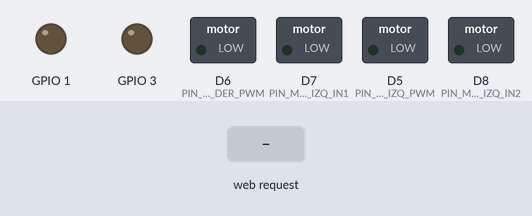
This sketch was run on a simulated ESP8266 (Wemos D1 mini). On the bench: switched loads named in the sketch (green lamp = pin HIGH), output pins drawn as LEDs (lit = HIGH). The inputs (shaded band) are chosen by the test bench.

Above: at 1.2 s.
1.3 s: HTTP request GET /cmd?l=120&r=120 received
At 1.53 s:
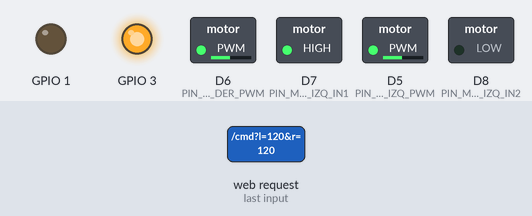
Timing chart, 0 to 4.3 s (numbered marks = the images above; inputs shaded):
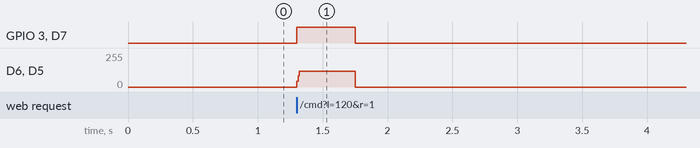

The sketch:

ToritoRC_Arduino.ino
```cpp
#include <Arduino.h>
#include <ESP8266WiFi.h>
#include <ESP8266WebServer.h>
#include <DNSServer.h>

// ============================================================
// AUTITO RC - Wemos D1 Mini ESP8266 + L298N
// Control exclusivo mediante joystick web
// Red Wi-Fi: autito-rc
// Clave:     12345678
// Web:       http://192.168.4.1
// ============================================================

#define PIN_MOTOR_IZQ_PWM  D5  // GPIO14 - ENA
#define PIN_MOTOR_DER_PWM  D6  // GPIO12 - ENB
#define PIN_MOTOR_IZQ_IN1  D7  // GPIO13 - IN1
#define PIN_MOTOR_IZQ_IN2  D8  // GPIO15 - IN2
#define PIN_MOTOR_DER_IN3  RX  // GPIO3  - IN3
#define PIN_MOTOR_DER_IN4  TX  // GPIO1  - IN4

const char* AP_SSID = "autito-rc";
const char* AP_PASSWORD = "12345678";

IPAddress apIP(192, 168, 4, 1);
IPAddress gateway(192, 168, 4, 1);
IPAddress subnet(255, 255, 255, 0);

DNSServer dnsServer;
ESP8266WebServer server(80);

constexpr uint16_t DNS_PORT = 53;
constexpr uint32_t COMMAND_TIMEOUT_MS = 450;
constexpr uint32_t RAMP_INTERVAL_MS = 10;
constexpr int PWM_MAX = 255;
constexpr int RAMP_STEP = 42;  // Aceleración rápida: 0 -> 255 en unos 60 ms.

int targetLeft = 0;
int targetRight = 0;
int currentLeft = 0;
int currentRight = 0;
uint32_t lastCommandMs = 0;
uint32_t lastRampMs = 0;
bool commandActive = false;

const char INDEX_HTML[] PROGMEM = R"rawliteral(
<!doctype html>
<html lang="es">
<head>
  <meta charset="utf-8">
  <meta name="viewport" content="width=device-width,initial-scale=1,maximum-scale=1,user-scalable=no,viewport-fit=cover">
  <meta name="theme-color" content="#07111f">
  <title>Autito RC</title>
  <style>
    :root {
      --bg1:#06101d;
      --bg2:#102b49;
      --glass:rgba(255,255,255,.085);
      --line:rgba(255,255,255,.14);
      --text:#f7fbff;
      --muted:#9cb3ca;
      --cyan:#48ddff;
      --blue:#4e73ff;
      --green:#48e6aa;
      --danger:#ff6079;
    }

    * { box-sizing:border-box; -webkit-tap-highlight-color:transparent; }
    html,body { margin:0; width:100%; height:100%; overflow:hidden; overscroll-behavior:none; }
    body {
      font-family:Inter,system-ui,-apple-system,"Segoe UI",sans-serif;
      color:var(--text);
      background:
        radial-gradient(circle at 10% 5%,rgba(72,221,255,.20),transparent 30%),
        radial-gradient(circle at 92% 92%,rgba(78,115,255,.24),transparent 34%),
        linear-gradient(145deg,var(--bg1),var(--bg2));
      user-select:none;
      touch-action:none;
    }

    body::before {
      content:"";
      position:fixed;
      inset:-45%;
      background:conic-gradient(from 20deg,transparent,rgba(72,221,255,.075),transparent 30%);
      animation:spin 17s linear infinite;
      pointer-events:none;
    }
    @keyframes spin { to { transform:rotate(360deg); } }

    .app {
      position:relative;
      z-index:1;
      width:min(100%,520px);
      height:100dvh;
      margin:auto;
      padding:max(17px,env(safe-area-inset-top)) 18px max(17px,env(safe-area-inset-bottom));
      display:flex;
      flex-direction:column;
      gap:14px;
    }

    header { display:flex; align-items:center; justify-content:space-between; }
    .brand { display:flex; align-items:center; gap:11px; }
    .logo {
      width:46px; height:46px; border-radius:15px;
      display:grid; place-items:center; font-size:23px;
      background:linear-gradient(145deg,rgba(72,221,255,.27),rgba(78,115,255,.18));
      border:1px solid rgba(255,255,255,.18);
      box-shadow:0 12px 30px rgba(72,221,255,.13),inset 0 1px rgba(255,255,255,.2);
    }
    h1 { margin:0; font-size:19px; line-height:1; letter-spacing:.2px; }
    .subtitle { margin-top:5px; color:var(--muted); font-size:12px; }
    .connection {
      display:flex; align-items:center; gap:7px;
      padding:8px 10px; border-radius:999px;
      color:var(--muted); font-size:12px;
      background:var(--glass); border:1px solid var(--line);
    }
    .dot { width:8px; height:8px; border-radius:50%; background:var(--green); box-shadow:0 0 14px var(--green); }
    .dot.off { background:var(--danger); box-shadow:0 0 14px var(--danger); }

    .panel {
      flex:1; min-height:0;
      display:flex; flex-direction:column;
      padding:16px;
      border-radius:29px;
      background:linear-gradient(145deg,rgba(255,255,255,.105),rgba(255,255,255,.042));
      border:1px solid var(--line);
      box-shadow:0 24px 70px rgba(0,0,0,.38),inset 0 1px rgba(255,255,255,.11);
      backdrop-filter:blur(18px);
    }

    .title-row { display:flex; align-items:center; justify-content:space-between; padding:1px 3px 9px; }
    .mode-title { font-size:14px; font-weight:800; }
    .badge {
      padding:6px 9px; border-radius:999px;
      color:var(--cyan); font-size:10px; font-weight:800; letter-spacing:.7px;
      background:rgba(72,221,255,.08); border:1px solid rgba(72,221,255,.18);
    }

    .joystick-stage { flex:1; min-height:0; display:grid; place-items:center; }
    .joystick {
      position:relative;
      width:min(72vw,300px); height:min(72vw,300px);
      max-width:300px; max-height:300px;
      border-radius:50%;
      background:
        radial-gradient(circle at center,rgba(72,221,255,.13),rgba(0,0,0,.14) 62%),
        linear-gradient(145deg,rgba(255,255,255,.085),rgba(255,255,255,.018));
      border:1px solid rgba(255,255,255,.15);
      box-shadow:inset 0 0 42px rgba(0,0,0,.34),0 26px 58px rgba(0,0,0,.27);
      touch-action:none;
    }
    .joystick::before,.joystick::after { content:""; position:absolute; opacity:.19; }
    .joystick::before { left:12%; right:12%; top:50%; height:1px; background:white; }
    .joystick::after { top:12%; bottom:12%; left:50%; width:1px; background:white; }

    .ring {
      position:absolute; inset:18%; border-radius:50%;
      border:1px dashed rgba(255,255,255,.14);
      pointer-events:none;
    }
    .dir { position:absolute; color:rgba(255,255,255,.29); font-size:19px; font-weight:900; pointer-events:none; }
    .dir.up { top:16px; left:50%; transform:translateX(-50%); }
    .dir.down { bottom:16px; left:50%; transform:translateX(-50%); }
    .dir.left { left:18px; top:50%; transform:translateY(-50%); }
    .dir.right { right:18px; top:50%; transform:translateY(-50%); }

    .stick {
      position:absolute; left:50%; top:50%;
      width:96px; height:96px; margin:-48px;
      border-radius:50%;
      display:grid; place-items:center;
      font-size:23px;
      color:white;
      background:linear-gradient(145deg,rgba(104,232,255,.98),rgba(65,91,255,.98));
      border:2px solid rgba(255,255,255,.43);
      box-shadow:0 14px 32px rgba(17,94,205,.46),inset 0 5px 15px rgba(255,255,255,.27);
      transition:transform .08s ease-out;
      pointer-events:none;
    }
    .stick.dragging { transition:none; }

    .readout { display:grid; grid-template-columns:1fr auto 1fr; gap:10px; align-items:center; }
    .metric {
      padding:11px 12px; border-radius:15px;
      background:rgba(0,0,0,.16); border:1px solid rgba(255,255,255,.08);
    }
    .metric:last-child { text-align:right; }
    .metric small { display:block; color:var(--muted); font-size:10px; text-transform:uppercase; letter-spacing:.8px; }
    .metric strong { font-size:17px; }

    .speed-ring {
      position:relative;
      width:74px; height:74px; border-radius:50%;
      display:grid; place-items:center;
      background:conic-gradient(var(--cyan) var(--speed,0%),rgba(255,255,255,.08) 0);
      box-shadow:0 0 24px rgba(72,221,255,.13);
    }
    .speed-ring::before { content:""; position:absolute; width:58px; height:58px; border-radius:50%; background:#10243b; }
    .speed-ring span { position:relative; font-size:13px; font-weight:850; }

    .hint { margin:11px 4px 0; color:var(--muted); font-size:11px; line-height:1.45; text-align:center; }
    .footer { display:flex; justify-content:center; align-items:center; gap:8px; color:var(--muted); font-size:11px; }
    .mini-dot { width:6px; height:6px; border-radius:50%; background:var(--green); }

    @media (max-height:680px) {
      .app { padding-top:10px; padding-bottom:10px; gap:9px; }
      .panel { padding:12px; border-radius:24px; }
      .joystick { width:230px; height:230px; }
      .stick { width:82px; height:82px; margin:-41px; }
      .title-row { padding-bottom:3px; }
    }
  </style>
</head>
<body>
  <main class="app">
    <header>
      <div class="brand">
        <div class="logo">🏎️</div>
        <div>
          <h1>Autito RC</h1>
          <div class="subtitle">Control Wi-Fi directo</div>
        </div>
      </div>
      <div class="connection"><span id="netDot" class="dot"></span><span id="netText">Conectado</span></div>
    </header>

    <section class="panel">
      <div class="title-row">
        <span class="mode-title">Joystick proporcional</span>
        <span class="badge">MODO TANQUE</span>
      </div>

      <div class="joystick-stage">
        <div id="joystick" class="joystick">
          <div class="ring"></div>
          <span class="dir up">▲</span>
          <span class="dir down">▼</span>
          <span class="dir left">◀</span>
          <span class="dir right">▶</span>
          <div id="stick" class="stick">✦</div>
        </div>
      </div>

      <div class="readout">
        <div class="metric"><small>Movimiento</small><strong id="movement">Detenido</strong></div>
        <div id="speedRing" class="speed-ring"><span id="speedText">0%</span></div>
        <div class="metric"><small>Potencia</small><strong id="power">0</strong></div>
      </div>

      <div class="hint">Arrastra el control en una dirección. Al soltarlo, el auto se detiene inmediatamente.</div>
    </section>

    <div class="footer"><span class="mini-dot"></span> Parada automática activa si se pierde la señal</div>
  </main>

<script>
(() => {
  'use strict';

  const MAX_PWM = 255;
  const SEND_INTERVAL_MS = 80;
  const JOYSTICK_DEADZONE = 0.08;

  let desiredLeft = 0;
  let desiredRight = 0;
  let lastSentLeft = null;
  let lastSentRight = null;
  let requestPending = false;
  let joyPointer = null;

  const $ = id => document.getElementById(id);
  const joystick = $('joystick');
  const stick = $('stick');
  const clamp = (v,min,max) => Math.max(min,Math.min(max,v));

  function setNetwork(ok) {
    $('netDot').classList.toggle('off',!ok);
    $('netText').textContent = ok ? 'Conectado' : 'Sin señal';
  }

  function movementLabel(throttle,turn) {
    if (Math.abs(throttle) < .02 && Math.abs(turn) < .02) return 'Detenido';
    if (Math.abs(throttle) >= Math.abs(turn)) return throttle > 0 ? 'Adelante' : 'Atrás';
    return turn > 0 ? 'Derecha' : 'Izquierda';
  }

  function updateReadout(throttle,turn) {
    const intensity = Math.round(Math.max(Math.abs(throttle),Math.abs(turn)) * 100);
    $('movement').textContent = movementLabel(throttle,turn);
    $('power').textContent = Math.round(intensity * MAX_PWM / 100);
    $('speedText').textContent = intensity + '%';
    $('speedRing').style.setProperty('--speed',intensity + '%');
  }

  function driveFromAxes(throttle,turn) {
    throttle = clamp(throttle,-1,1);
    turn = clamp(turn,-1,1);

    if (Math.abs(throttle) < JOYSTICK_DEADZONE) throttle = 0;
    if (Math.abs(turn) < JOYSTICK_DEADZONE) turn = 0;

    // No se permiten diagonales: se conserva solamente el eje dominante.
    if (Math.abs(throttle) >= Math.abs(turn)) turn = 0;
    else throttle = 0;

    let left = 0;
    let right = 0;

    if (throttle !== 0) {
      // Adelante/atrás invertidos respecto a la versión anterior.
      // Empujar hacia arriba sigue mostrando "Adelante", pero invierte
      // la polaridad de ambos motores para corregir su orientación física.
      left = -throttle;
      right = -throttle;
    } else if (turn !== 0) {
      // Giro tipo tanque. Se mantiene igual que en la versión anterior.
      left = turn;
      right = -turn;
    }

    desiredLeft = Math.round(left * MAX_PWM);
    desiredRight = Math.round(right * MAX_PWM);
    updateReadout(throttle,turn);
  }

  function stopNow() {
    desiredLeft = 0;
    desiredRight = 0;
    updateReadout(0,0);
    fetch('/stop',{cache:'no-store',keepalive:true}).catch(() => {});
  }

  async function transmit() {
    const changed = desiredLeft !== lastSentLeft || desiredRight !== lastSentRight;
    const moving = desiredLeft !== 0 || desiredRight !== 0;
    if ((!changed && !moving) || requestPending) return;

    requestPending = true;
    try {
      const response = await fetch(`/cmd?l=${desiredLeft}&r=${desiredRight}&t=${Date.now()}`,{cache:'no-store'});
      if (!response.ok) throw new Error('HTTP ' + response.status);
      lastSentLeft = desiredLeft;
      lastSentRight = desiredRight;
      setNetwork(true);
    } catch (error) {
      setNetwork(false);
    } finally {
      requestPending = false;
    }
  }
  setInterval(transmit,SEND_INTERVAL_MS);

  function updateJoystick(event) {
    const rect = joystick.getBoundingClientRect();
    const centerX = rect.left + rect.width / 2;
    const centerY = rect.top + rect.height / 2;
    const maxRadius = rect.width * .31;

    let dx = event.clientX - centerX;
    let dy = event.clientY - centerY;
    const distance = Math.hypot(dx,dy);

    if (distance > maxRadius) {
      dx = dx / distance * maxRadius;
      dy = dy / distance * maxRadius;
    }

    let x = dx / maxRadius;
    let y = -dy / maxRadius;

    // Un solo eje: vertical u horizontal.
    if (Math.abs(y) >= Math.abs(x)) x = 0;
    else y = 0;

    stick.style.transform = `translate(${x * maxRadius}px,${-y * maxRadius}px)`;
    driveFromAxes(y,x);
  }

  function resetJoystick() {
    joyPointer = null;
    stick.classList.remove('dragging');
    stick.style.transform = 'translate(0,0)';
    driveFromAxes(0,0);
  }

  joystick.addEventListener('pointerdown',event => {
    joyPointer = event.pointerId;
    joystick.setPointerCapture(event.pointerId);
    stick.classList.add('dragging');
    updateJoystick(event);
  });

  joystick.addEventListener('pointermove',event => {
    if (event.pointerId === joyPointer) updateJoystick(event);
  });

  ['pointerup','pointercancel','lostpointercapture'].forEach(type => {
    joystick.addEventListener(type,event => {
      if (joyPointer === null || event.pointerId === joyPointer) {
        resetJoystick();
        stopNow();
      }
    });
  });

  document.addEventListener('visibilitychange',() => {
    if (document.hidden) stopNow();
  });
  window.addEventListener('pagehide',stopNow);
  window.addEventListener('blur',stopNow);
  window.addEventListener('orientationchange',stopNow);

  document.addEventListener('contextmenu',event => event.preventDefault());
  document.addEventListener('touchmove',event => event.preventDefault(),{passive:false});
})();
</script>
</body>
</html>
)rawliteral";

int approachValue(int current, int target, int step) {
  if (current < target) return min(current + step, target);
  if (current > target) return max(current - step, target);
  return current;
}

void setSingleMotor(uint8_t pwmPin, uint8_t pinA, uint8_t pinB, int speedValue) {
  speedValue = constrain(speedValue, -PWM_MAX, PWM_MAX);

  if (speedValue == 0) {
    analogWrite(pwmPin, 0);
    digitalWrite(pinA, LOW);
    digitalWrite(pinB, LOW);
    return;
  }

  // Primero establece la dirección y después aplica el PWM.
  if (speedValue > 0) {
    digitalWrite(pinA, HIGH);
    digitalWrite(pinB, LOW);
  } else {
    digitalWrite(pinA, LOW);
    digitalWrite(pinB, HIGH);
  }

  analogWrite(pwmPin, abs(speedValue));
}

void applyMotors() {
  setSingleMotor(PIN_MOTOR_IZQ_PWM, PIN_MOTOR_IZQ_IN1, PIN_MOTOR_IZQ_IN2, currentLeft);
  setSingleMotor(PIN_MOTOR_DER_PWM, PIN_MOTOR_DER_IN3, PIN_MOTOR_DER_IN4, currentRight);
}

void hardStop() {
  targetLeft = 0;
  targetRight = 0;
  currentLeft = 0;
  currentRight = 0;
  commandActive = false;
  applyMotors();
}

void updateRamp() {
  const uint32_t now = millis();
  if (now - lastRampMs < RAMP_INTERVAL_MS) return;
  lastRampMs = now;

  // Una orden cero detiene inmediatamente el auto.
  if (targetLeft == 0 && targetRight == 0) {
    if (currentLeft != 0 || currentRight != 0) hardStop();
    return;
  }

  currentLeft = approachValue(currentLeft, targetLeft, RAMP_STEP);
  currentRight = approachValue(currentRight, targetRight, RAMP_STEP);
  applyMotors();
}

void addNoCacheHeaders() {
  server.sendHeader("Cache-Control", "no-store, no-cache, must-revalidate, max-age=0");
  server.sendHeader("Pragma", "no-cache");
  server.sendHeader("Expires", "-1");
}

void handleRoot() {
  addNoCacheHeaders();
  server.send_P(200, "text/html; charset=utf-8", INDEX_HTML);
}

void handleCommand() {
  if (!server.hasArg("l") || !server.hasArg("r")) {
    server.send(400, "text/plain", "Faltan parametros l y r");
    return;
  }

  const int left = constrain(server.arg("l").toInt(), -PWM_MAX, PWM_MAX);
  const int right = constrain(server.arg("r").toInt(), -PWM_MAX, PWM_MAX);

  targetLeft = abs(left) < 3 ? 0 : left;
  targetRight = abs(right) < 3 ? 0 : right;
  lastCommandMs = millis();
  commandActive = true;

  if (targetLeft == 0 && targetRight == 0) hardStop();

  addNoCacheHeaders();
  server.send(204, "text/plain", "");
}

void handleStop() {
  hardStop();
  addNoCacheHeaders();
  server.send(204, "text/plain", "");
}

void handleStatus() {
  String json = "{\"clients\":" + String(WiFi.softAPgetStationNum()) +
                ",\"left\":" + String(currentLeft) +
                ",\"right\":" + String(currentRight) + "}";
  addNoCacheHeaders();
  server.send(200, "application/json", json);
}

void setup() {
  // GPIO1/TX y GPIO3/RX controlan el motor derecho; no se inicia Serial.
  pinMode(PIN_MOTOR_IZQ_PWM, OUTPUT);
  pinMode(PIN_MOTOR_DER_PWM, OUTPUT);
  pinMode(PIN_MOTOR_IZQ_IN1, OUTPUT);
  pinMode(PIN_MOTOR_IZQ_IN2, OUTPUT);
  pinMode(PIN_MOTOR_DER_IN3, OUTPUT);
  pinMode(PIN_MOTOR_DER_IN4, OUTPUT);

  analogWriteRange(PWM_MAX);
  analogWriteFreq(1000);
  hardStop();

  WiFi.persistent(false);
  WiFi.mode(WIFI_AP);
  WiFi.setSleepMode(WIFI_NONE_SLEEP);
  WiFi.softAPConfig(apIP, gateway, subnet);
  WiFi.softAP(AP_SSID, AP_PASSWORD, 6, false, 4);

  // Portal cautivo: cualquier dominio apunta al autito.
  dnsServer.start(DNS_PORT, "*", apIP);

  server.on("/", HTTP_GET, handleRoot);
  server.on("/cmd", HTTP_GET, handleCommand);
  server.on("/stop", HTTP_GET, handleStop);
  server.on("/status", HTTP_GET, handleStatus);

  // Rutas consultadas por Android, iOS y Windows para detectar portales cautivos.
  server.on("/generate_204", HTTP_GET, handleRoot);
  server.on("/hotspot-detect.html", HTTP_GET, handleRoot);
  server.on("/fwlink", HTTP_GET, handleRoot);
  server.onNotFound(handleRoot);

  server.begin();
}

void loop() {
  dnsServer.processNextRequest();
  server.handleClient();

  if (commandActive && millis() - lastCommandMs > COMMAND_TIMEOUT_MS) {
    hardStop();
  } else {
    updateRamp();
  }

  yield();
}
```

Measured:
- after the input at 1.3 s, GPIO 3, D7 (PIN_MOTOR_IZQ_IN1): LOW → HIGH at once, → LOW 0.45 s later; D6 (PIN_MOTOR_DER_PWM), D5 (PIN_MOTOR_IZQ_PWM): 0/255 → 120/255 at once, → 0/255 0.45 s later
